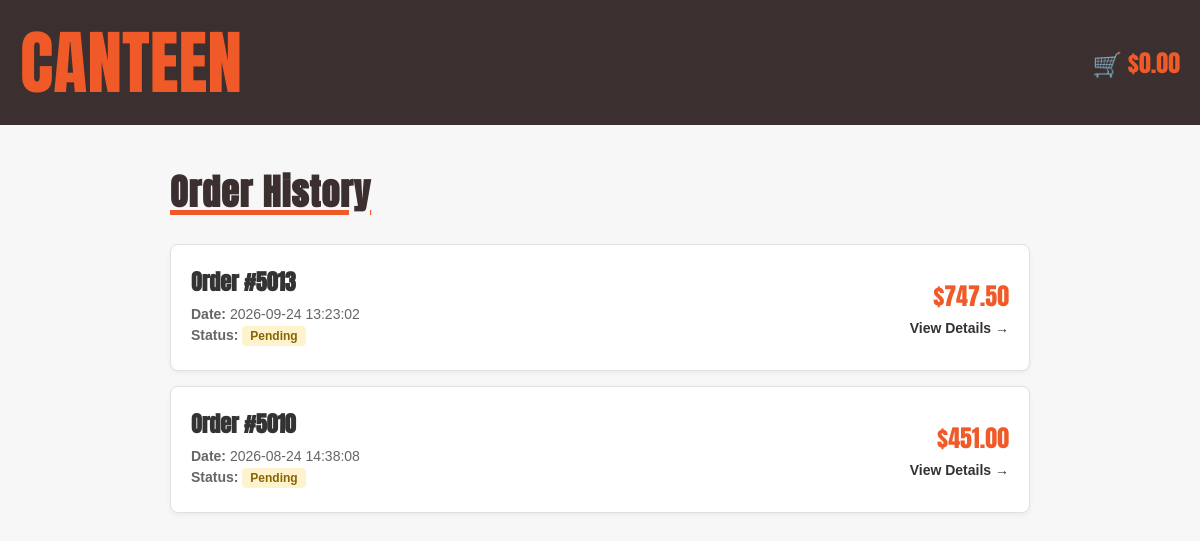
The app's page /order_history (signed in) with its own data.
### tables this page shows
CREATE TABLE "Order" (order_ID INTEGER PRIMARY KEY NOT NULL UNIQUE, student_ID INTEGER (5) REFERENCES User (ID), order_date TEXT, total_price NUMERIC (10, 2), status INTEGER);

### app.py (the view)
@app.route('/order_history')
def order_history():
    if 'user_id' not in session:
        return redirect('/login')
    user_id = session['user_id']
    db = get_db()
    db.row_factory = sqlite3.Row
    cursor = db.cursor()
    cursor.execute(
        """
        SELECT order_ID, order_date, total_price, status
        FROM "Order"
        WHERE student_ID = ?
        ORDER BY order_date DESC
        """,
        (user_id,)
    )
    orders = cursor.fetchall()
    cursor.close()
    return render_template(
        'order_history.html',
        orders=orders,
        total=get_trolley_total()
    )

### app.py (called while the page is built)
def get_db():
    db = getattr(g, '_database', None)
    if db is None:
        db = g._database = sqlite3.connect(DATABASE)
    return db

@app.teardown_appcontext
def close_connection(_exception):
    db = getattr(g, '_database', None)
    if db is not None:
        db.close()

def get_trolley_total():
    if 'user_id' not in session:
        return 0.0
    user_id = session['user_id']
    db = get_db()
    db.row_factory = sqlite3.Row
    cursor = db.cursor()
    cursor.execute(
        """
        SELECT Menu.price, Trolley.quantity
        FROM Trolley
        JOIN Menu ON Trolley.item_ID = Menu.item_ID
        WHERE Trolley.user_ID = ?
        """,
        (user_id,)
    )
    trolley_items = cursor.fetchall()
    cursor.close()
    return sum(item_data['price'] * item_data['quantity'] for item_data in trolley_items)

### templates/order_history.html (shortened to what this page needs)
<!DOCTYPE html>
<html lang="en">
<head>
  <link rel="stylesheet" href="{{ url_for('static', filename='style.css') }}">
  <link rel="stylesheet" href="{{ url_for('static', filename='order_history.css') }}">
</head>
<body>
  <header>
    <div class="top-bar">
      <div class="container top-bar-content">
        <div class="top-left"><a href="{{ url_for('home') }}">CANTEEN</a></div>
        <div class="cart">
          <a href="{{ url_for('trolley') }}" id="cart-total-link">🛒 ${{ "%.2f"|format(total) }}</a>
        </div>
      </div>
    </div>
  </header>
  <main class="history-container">
    <h1 class="history-title">Order History</h1>
    {% if orders %}
      <div class="order-history-list">
        {% for order in orders %}
          <a href="{{ url_for('order_detail', order_ID=order.order_ID) }}" class="order-history-card">
            <div class="order-card-info">
              <h3>Order #{{ order.order_ID }}</h3>
              <p><strong>Date:</strong> {{ order.order_date }}</p>
              <p>
                <strong>Status:</strong>
                {% if order.status == 1 %}
                  <span class="status-badge completed">Completed</span>
                {% else %}
                  <span class="status-badge pending">Pending</span>
                {% endif %}
              </p>
            </div>
            <div class="order-card-total">
              <p class="total-amount">${{ "%.2f"|format(order.total_price) }}</p>
              <span class="view-link">View Details &rarr;</span>
            </div>
          </a>
        {% endfor %}
      </div>
    {% else %}
      <p>You haven't placed any orders yet.</p>
      <a href="{{ url_for('home') }}" class="add-btn">Browse Menu</a>
    {% endif %}
  </main>
</body>
</html>

### static/style.css (style rules this page uses)
* { margin: 0; padding: 0; box-sizing: border-box; }
body { margin: 0; padding: 0; overflow-x: hidden; background-color: #f7f7f7; font-family: "Anton", sans-serif; text-transform: uppercase; }
.container { width: 100%; max-width: 1400px; margin-left: auto; margin-right: auto; padding-left: 20px; padding-right: 20px; }
.top-bar { background: #3b2f2f; width: 100%; padding: 10px 0; }
.top-bar-content { display: flex; justify-content: space-between; align-items: center; }
.top-left, .top-right { flex: 1; }
.top-left a { color: #f05a28; font-size: 70px; text-decoration: none; display: flex; }
.cart a { margin-left: auto; padding: 12px 0px 12px 20px; }
h1 { font-weight: 700; font-style: normal; text-align: left; margin: 25px 0 20px 0; color: #3b2f2f; }

### static/order_history.css (style rules this page uses)
body { text-transform: none; }
.cart a { margin-left: auto; padding: 12px 0px 12px 20px; text-decoration: none; color: #f05a28; font-weight: 400; display: inline-block; font-size: 24px; }
.history-container { max-width: 900px; margin: 40px auto; padding: 0 20px; font-family: Arial, sans-serif; }
.history-title { font-family: 'Anton', sans-serif; font-size: 36px; color: #3b2f2f; margin-bottom: 25px; letter-spacing: 1px; text-decoration: underline; text-decoration-color: #f05a28; text-decoration-thickness: 5px; }
.order-history-list { display: flex; flex-direction: column; gap: 15px; }
.order-history-card { display: flex; justify-content: space-between; align-items: center; background-color: #ffffff; border: 1px solid #e0e0e0; border-radius: 8px; padding: 20px; text-decoration: none; color: #333333; box-shadow: 0 2px 5px rgba(0,0,0,0.05); transition: transform 0.2s ease, border-color 0.2s ease; }
.order-card-info h3 { font-family: 'Anton', sans-serif; font-size: 22px; color: #333333; margin: 0 0 8px 0; text-decoration: none; }
.order-card-info p { margin: 4px 0; font-size: 14px; color: #666666; }
.status-badge { display: inline-block; padding: 3px 8px; border-radius: 4px; font-size: 12px; font-weight: bold; }
.status-badge.pending { background-color: #fff3cd; color: #856404; }
.order-card-total { text-align: right; }
.total-amount { font-family: 'Anton', sans-serif; font-size: 24px; color: #f05a28; margin: 0 0 5px 0; }
.view-link { font-size: 14px; font-weight: bold; color: #333333; }

### records on screen
Order: order_ID "5013", order_date "2026-09-24 13:23:02", status "Pending", total_price "747.50"
Order: order_ID "5010", order_date "2026-08-24 14:38:08", status "Pending", total_price "451.00"

### other values on screen
{{ "%.2f"|format(total) }} "0.00"
